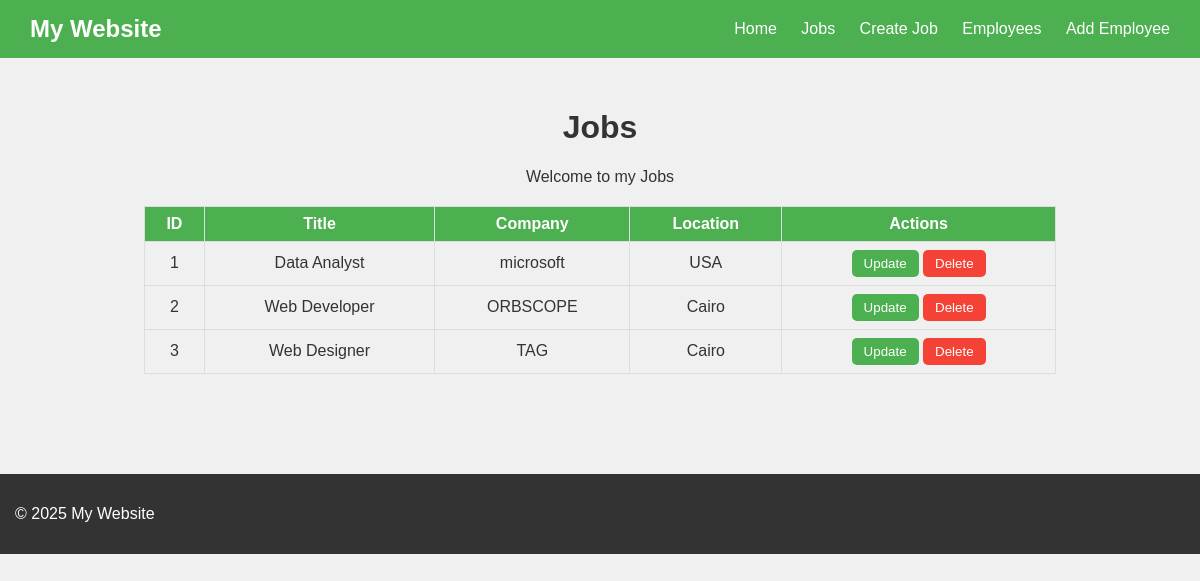
Page /jobs on the committed database.
### app.py (models this page shows)
class Job(db.Model):
    id = db.Column(db.Integer, primary_key=True)
    title = db.Column(db.String(100))
    company = db.Column(db.String(100))
    location = db.Column(db.String(100))
    employees = db.relationship('Employee', backref='job', lazy=True)

### app.py (the view)
@app.route('/jobs')
def jobs():
    jobs = Job.query.all()
    return render_template('jobs.html', jobs=jobs)

### templates/jobs.html (shortened to what this page needs)
{% extends 'base.html' %}
{% block content %}
<div class="container">
    <h1 class="text-center">Jobs</h1>
    <p class="text-center">Welcome to my Jobs</p>
    <table class="table table-bordered">
        <thead class="bg-success text-white">
            <tr>
                <th>ID</th>
                <th>Title</th>
                <th>Company</th>
                <th>Location</th>
                <th>Actions</th>
            </tr>
        </thead>
        <tbody>
        {% for job in jobs %}
            <tr>
                <td>{{ job.id }}</td>
                <td>{{ job.title }}</td>
                <td>{{ job.company }}</td>
                <td>{{ job.location }}</td>
                <td>
                   <form action="{{ url_for('update_job_html', id=job.id) }}" method="GET" style="display:inline;">
                        <button type="submit" class="btn btn-success btn-sm">Update</button>
                    </form>
                    <form action="{{ url_for('delete_job_html', id=job.id) }}" method="POST" style="display:inline;">
                        <button type="submit" class="btn btn-danger btn-sm">Delete</button>
                    </form>
                </td>
            </tr>
        {% endfor %}
        </tbody>
    </table>
</div>
{% endblock %}

### templates/base.html (style rules this page uses)
body { font-family: Arial, sans-serif; background-color: #f0f0f0; color: #333; margin: 0; padding: 0; }
table { width: 80%; margin: 20px auto; border-collapse: collapse; }
th, td { border: 1px solid #ddd; padding: 8px; }
th { background-color: #4CAF50; color: white; }
.btn-success { background-color: #4CAF50; color: white; border: none; border-radius: 5px; padding: 6px 12px; cursor: pointer; }
.btn-danger { background-color: #f44336; color: white; border: none; border-radius: 5px; padding: 6px 12px; cursor: pointer; }

### rows in the picture
Job: id "1", title "Data Analyst", company "microsoft", location "USA"
Job: id "2", title "Web Developer", company "ORBSCOPE", location "Cairo"
Job: id "3", title "Web Designer", company "TAG", location "Cairo"
